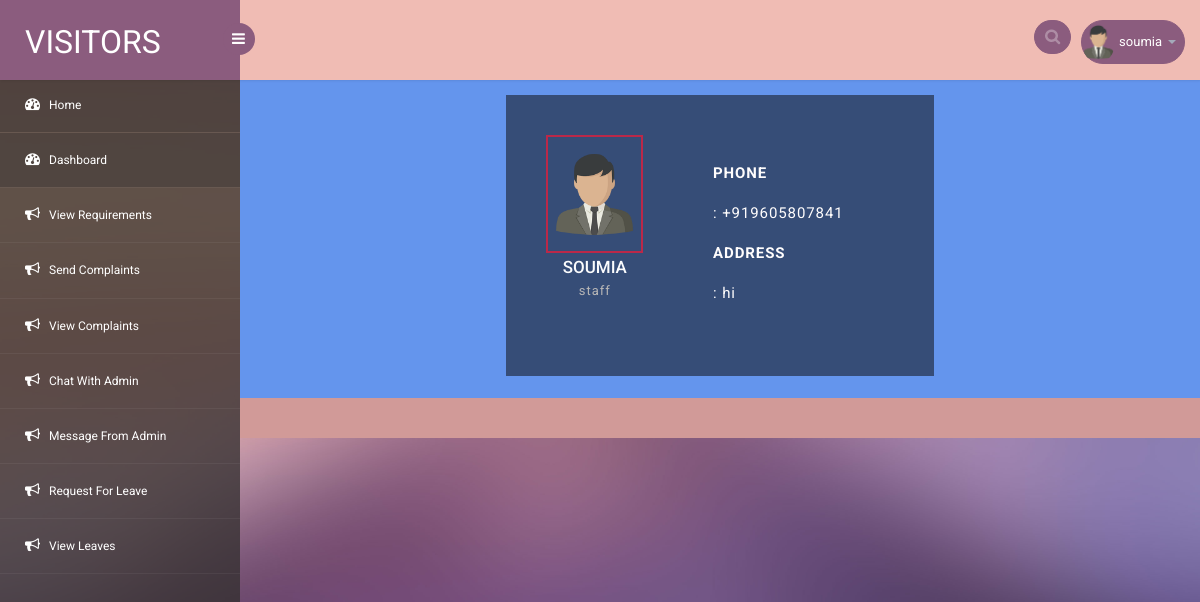
Screenshot of /dashboard (signed in) with the database file from the repository.
### blog/models.py (models this page shows, shortened)
class Register(models.Model):
    user=models.OneToOneField(User,on_delete=models.CASCADE)
    address=models.TextField()
    phone=PhoneNumberField()
    customer='customer'
    staff='staff'
    user_types=[
        (customer,'customer'),
        (staff,'staff')
    ]
    user_type=models.CharField(max_length=30,choices=user_types,default=customer)

### blog/views.py (the view)
# urls.py: path('dashboard',views.dashboard,name='dashboard'),
def dashboard(request):
    try:
        profile=Register.objects.get(user=request.user)
        return render(request,'dashboard.html',{'profile':profile})
    except:
        return render(request,'dashboard.html')

### blog/templates/dashboard.html (shortened to what this page needs)
<!DOCTYPE html>
<head>
<link href="static/css2/style.css" rel='stylesheet' type='text/css'/>
	<link href="static/css2/popuo-box.css" rel="stylesheet" type="text/css" media="all" />
<link rel="stylesheet" href="static/css1/bootstrap.min.css" >
<link href="static/css1/style.css" rel='stylesheet' type='text/css' />
<link href="static/css1/style-responsive.css" rel="stylesheet"/>
<link rel="stylesheet" href="static/css1/font.css" type="text/css"/>
<link href="static/css1/font-awesome.css" rel="stylesheet">
<link rel="stylesheet" href="static/css1/morris.css" type="text/css"/>
<link rel="stylesheet" href="static/css1/monthly.css">
</head>
<body>
<section id="container">
<header class="header fixed-top clearfix">
<div class="brand">
    <a href="{% url 'index' %}" class="logo">
        VISITORS
    </a>
    <div class="sidebar-toggle-box">
        <div class="fa fa-bars"></div>
    </div>
</div>
<div class="top-nav clearfix">
    <ul class="nav pull-right top-menu">
        <li>
            <input type="text" class="form-control search" placeholder=" Search">
        </li>
        <li class="dropdown">
            <a data-toggle="dropdown" class="dropdown-toggle" href="#">
                <img alt="" src="static/images2/3.png">
                <span class="username">{{user.username}}</span>
                <b class="caret"></b>
            </a>
        </li>
    </ul>
</div>
</header>
<aside>
    <div id="sidebar" class="nav-collapse">
        <div class="leftside-navigation">
            <ul class="sidebar-menu" id="nav-accordion">
                <li>
                    <a class="active" href="{% url 'index' %}">
                        <i class="fa fa-dashboard"></i>
                        <span>Home</span>
                    </a>
                </li>
                <li>
                    <a class="active" href="{% url 'dashboard' %}">
                        <i class="fa fa-dashboard"></i>
                        <span>Dashboard</span>
                    </a>
                </li>
                {% if user.register.user_type == 'staff' %}
                <li>
                    <a href="{% url 'requirement_view' %}">
                        <i class="fa fa-bullhorn"></i>
                        <span>View Requirements</span>
                    </a>
                </li>
                <li>
                    <a href="{% url 'complaint' %}">
                        <i class="fa fa-bullhorn"></i>
                        <span>Send Complaints</span>
                    </a>
                </li>
                <li>
                    <a href="{% url 'view_complaints' %}">
                        <i class="fa fa-bullhorn"></i>
                        <span>View Complaints</span>
                    </a>
                </li>
                <li>
                    <a href="{% url 'chat' %}">
                        <i class="fa fa-bullhorn"></i>
                        <span>Chat With Admin</span>
                    </a>
                </li>
                <li>
                    <a href="{% url 'admin_chat' %}">
                        <i class="fa fa-bullhorn"></i>
                        <span>Message From Admin</span>
                    </a>
                </li>
                <li>
                    <a href="{% url 'leave' %}">
                        <i class="fa fa-bullhorn"></i>
                        <span>Request For Leave</span>
                    </a>
                </li>
                <li>
                    <a href="{% url 'leave_list' %}">
                        <i class="fa fa-bullhorn"></i>
                        <span>View Leaves</span>
                    </a>
                </li>
                {% endif %}
            </ul>            </div>
    </div>
</aside>
<section id="main-content" style="background-color: cornflowerblue;">
	<section class="wrapper">
        {% block content %}
        {% if profile %}
        <div class="main-agileits">
            <div class="right-wthree">
                    <img src="static/images2/3.png" alt="image" />
                    <h2>{{profile.user.username}}</h2>
                    <p>{{profile.user_type}}</p>
                </div>
                <div class="left-w3ls">
                <ul class="address">
                                                        <li>
                                                            <ul class="address-text">
                                                                <li><b>PHONE </b></li>
                                                                <li>: {{profile.phone}}</li>
                                                            </ul>
                                                        </li>
                                                        <li>
                                                            <ul class="address-text">
                                                                <li><b>ADDRESS </b></li><br>
                                                                <li >: {{profile.address}}</li>
                                                            </ul>
                                                        </li>
                                                    </ul>
                </div>
            </div>
            {% endif %}
        {% endblock %}
</section>
		  <div class="footer">
		  </div>
</section>
</section>
</body>
</html>

### blog/static/css2/style.css (style rules this page uses)
html,body,div,span,applet,object,iframe,h1,h2,h3,h4,h5,h6,p,blockquote,pre,a,abbr,acronym,address,big,cite,code,del,dfn,em,img,ins,kbd,q,s,samp,small,strike,strong,sub,sup,tt,var,b,u,i,dl,dt,dd,ol,nav ul,nav li,fieldset,form,label,legend,table,caption,tbody,tfoot,thead,tr,th,td,article,aside,canvas,details,embed,figure,figcaption,footer,header,hgroup,menu,nav,output,ruby,section,summary,time,mark,audio,video { margin:0;padding:0;border:0;font-size:100%;font:inherit;vertical-align:baseline; }
article, aside, details, figcaption, figure,footer, header, hgroup, menu, nav, section { display: block; }
ol,ul { list-style:none;margin:0px;padding:0px; }
a { text-decoration:none; }
img { max-width:100%; }
body { font-family: 'Roboto Condensed', sans-serif; background: url(../images/bg40.jpg)no-repeat 0px 0px; background-size: cover; background-position:center; background-attachment:fixed; }
h1,h2 { font-family: 'Montserrat', sans-serif; }
.main-agileits { background: rgba(12, 12, 12, 0.52); width: 37%; padding: 50px 45px; margin: 0 auto; }
.right-wthree { float: left; text-align: center; width: 29%; }
.right-wthree h2 { color: #fbfcfd; font-size: 18px; margin: 5px 0; text-transform: uppercase; }
.right-wthree p { color: #b7b6b6; font-size: 13px; letter-spacing: 1px; }
.left-w3ls { float: right; margin-top: 8px; width: 52%; }
ul.address { margin-bottom: 2em; }
ul.address li { display: block; }
ul li b { font-weight: bold; }
ul.address li ul.address-text li:nth-child(1) { width: 28%; }
ul.address li ul.address-text li { display: inline-block; color: #fffdfd; margin-top: 1em; font-weight:400; font-size: 16px; letter-spacing: 0.9px; }
.right-wthree img { border: 2px solid #bb2849; padding: 6px; }
@media (max-width:1440px) { .right-wthree { width: 29%; } }
@media (max-width:1440px) { .main-agileits { padding: 45px 40px; } }
@media (max-width:1440px) { .main-agileits { width: 42%; } }
@media (max-width:1366px) { .right-wthree { width: 30%; } }
@media (max-width:1366px) { .left-w3ls { width: 50%; } }
@media (max-width:1280px) { .right-wthree { width: 28%; } }
@media (max-width:1280px) { .main-agileits { width: 46%; padding: 40px 40px; } }
@media (max-width:1280px) { .left-w3ls { width: 52%; margin-top: 10px; } }
@media (max-width:1280px) { ul.address li ul.address-text li { margin-top: 1.2em; font-size: 15px; } }
@media (max-width:1280px) { .right-wthree h2 { font-size: 17px; } }

### rows the page displays
Register: user.username "SOUMIA", user_type "staff", phone "+919605807841", address "hi"

### other values shown
{{ user.username }} "soumia"
